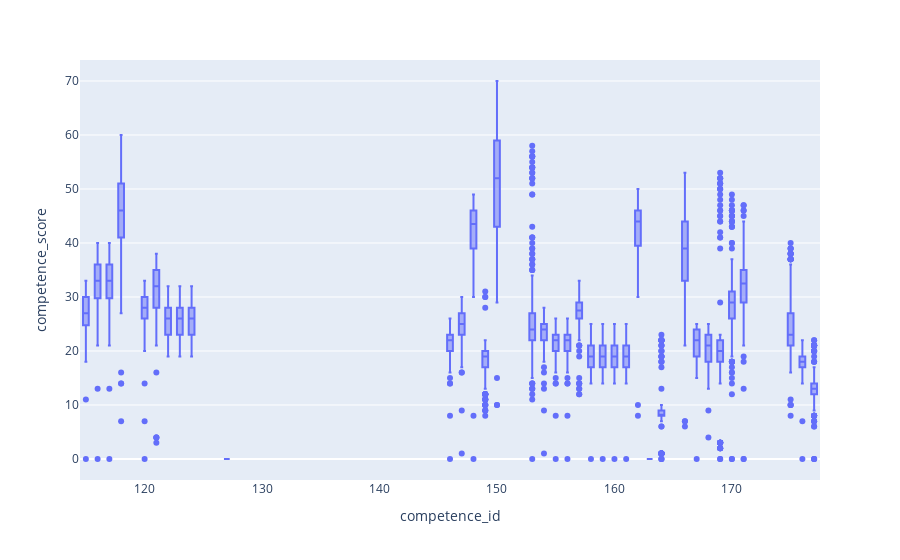

Write notebook code for a chart like this one.
### Markdown cell above
# Distribuição de pontuação por competência

### Code cell
fig = px.box(competence_scores, x="competence_id", y="competence_score")
fig.show()

### Figure 1 — Plotly figure (JSON) as saved in the notebook; plotly's stock layout.template omitted (floating-point values rounded to 4 significant figures; data arrays with more than 128 entries replaced by an {"elided": "..."} marker saying what was removed)
{"data": [{"alignmentgroup": "True", "hovertemplate": "competence_id=%{x}<br>competence_score=%{y}<extra></extra>", "legendgroup": "", "marker": {"color": "#636efa"}, "name": "", "notched": false, "offsetgroup": "", "orientation": "v", "showlegend": false, "type": "box", "x": {"elided": "5904 int values"}, "x0": " ", "xaxis": "x", "y": {"elided": "5904 int values"}, "y0": " ", "yaxis": "y"}], "layout": {"autosize": true, "boxmode": "group", "legend": {"tracegroupgap": 0}, "margin": {"t": 60}, "xaxis": {"anchor": "y", "autorange": true, "domain": [0, 1], "range": [114.5, 177.5], "title": {"text": "competence_id"}, "type": "linear"}, "yaxis": {"anchor": "x", "autorange": true, "domain": [0, 1], "range": [-3.889, 73.89], "title": {"text": "competence_score"}, "type": "linear"}}}
